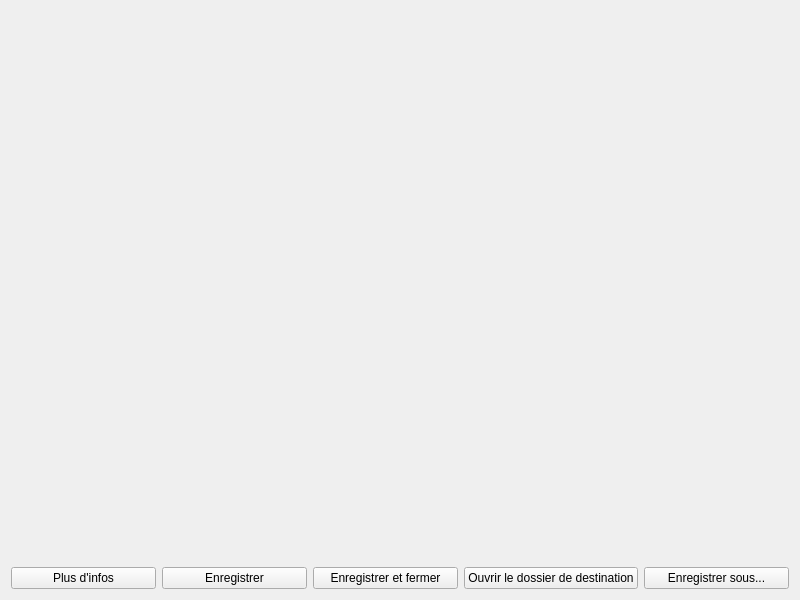
<?xml version="1.0" encoding="UTF-8"?>
<ui version="4.0">
 <class>zoomWindow</class>
 <widget class="QWidget" name="zoomWindow">
  <property name="geometry">
   <rect>
    <x>0</x>
    <y>0</y>
    <width>800</width>
    <height>600</height>
   </rect>
  </property>
  <property name="baseSize">
   <size>
    <width>0</width>
    <height>0</height>
   </size>
  </property>
  <property name="contextMenuPolicy">
   <enum>Qt::DefaultContextMenu</enum>
  </property>
  <property name="windowTitle">
   <string>Grabber - Image</string>
  </property>
  <property name="windowIcon">
   <iconset resource="../resources.qrc">
    <normaloff>:/images/icon.ico</normaloff>:/images/icon.ico</iconset>
  </property>
  <layout class="QVBoxLayout" name="verticalLayout_2" stretch="1,0,0">
   <item>
    <layout class="QHBoxLayout" name="horizontalLayout" stretch="0,1">
     <item>
      <widget class="QWidget" name="widgetLeft" native="true">
       <layout class="QVBoxLayout" name="verticalLayout_4">
        <property name="margin">
         <number>0</number>
        </property>
        <item>
         <widget class="QScrollArea" name="scrollArea">
          <property name="frameShape">
           <enum>QFrame::NoFrame</enum>
          </property>
          <property name="frameShadow">
           <enum>QFrame::Plain</enum>
          </property>
          <property name="widgetResizable">
           <bool>true</bool>
          </property>
          <widget class="QWidget" name="scrollAreaWidgetContents">
           <property name="geometry">
            <rect>
             <x>0</x>
             <y>0</y>
             <width>69</width>
             <height>530</height>
            </rect>
           </property>
           <layout class="QVBoxLayout" name="verticalLayout_3">
            <property name="margin">
             <number>0</number>
            </property>
            <item>
             <widget class="QLabel" name="labelTagsLeft">
              <property name="contextMenuPolicy">
               <enum>Qt::CustomContextMenu</enum>
              </property>
              <property name="textFormat">
               <enum>Qt::RichText</enum>
              </property>
              <property name="wordWrap">
               <bool>true</bool>
              </property>
             </widget>
            </item>
           </layout>
          </widget>
         </widget>
        </item>
       </layout>
      </widget>
     </item>
     <item>
      <layout class="QVBoxLayout" name="verticalLayout">
       <item>
        <widget class="QLabel" name="labelTagsTop">
         <property name="contextMenuPolicy">
          <enum>Qt::CustomContextMenu</enum>
         </property>
         <property name="text">
          <string/>
         </property>
         <property name="textFormat">
          <enum>Qt::RichText</enum>
         </property>
         <property name="wordWrap">
          <bool>true</bool>
         </property>
        </widget>
       </item>
      </layout>
     </item>
    </layout>
   </item>
   <item>
    <widget class="QLabel" name="labelPools">
     <property name="text">
      <string/>
     </property>
     <property name="alignment">
      <set>Qt::AlignCenter</set>
     </property>
    </widget>
   </item>
   <item>
    <layout class="QHBoxLayout" name="buttonsLayout">
     <item>
      <widget class="QPushButton" name="buttonDetails">
       <property name="text">
        <string>Plus d'infos</string>
       </property>
      </widget>
     </item>
     <item>
      <widget class="QPushButton" name="buttonSave">
       <property name="text">
        <string>Enregistrer</string>
       </property>
      </widget>
     </item>
     <item>
      <widget class="QPushButton" name="buttonSaveNQuit">
       <property name="text">
        <string>Enregistrer et fermer</string>
       </property>
      </widget>
     </item>
     <item>
      <widget class="QPushButton" name="buttonOpen">
       <property name="text">
        <string>Ouvrir le dossier de destination</string>
       </property>
      </widget>
     </item>
     <item>
      <widget class="QPushButton" name="buttonSaveAs">
       <property name="text">
        <string>Enregistrer sous...</string>
       </property>
      </widget>
     </item>
    </layout>
   </item>
  </layout>
 </widget>
 <resources>
  <include location="../resources.qrc"/>
 </resources>
 <connections>
  <connection>
   <sender>buttonSave</sender>
   <signal>clicked()</signal>
   <receiver>zoomWindow</receiver>
   <slot>saveImage()</slot>
   <hints>
    <hint type="sourcelabel">
     <x>203</x>
     <y>589</y>
    </hint>
    <hint type="destinationlabel">
     <x>68</x>
     <y>472</y>
    </hint>
   </hints>
  </connection>
  <connection>
   <sender>buttonSaveNQuit</sender>
   <signal>clicked()</signal>
   <receiver>zoomWindow</receiver>
   <slot>saveNQuit()</slot>
   <hints>
    <hint type="sourcelabel">
     <x>470</x>
     <y>589</y>
    </hint>
    <hint type="destinationlabel">
     <x>290</x>
     <y>469</y>
    </hint>
   </hints>
  </connection>
  <connection>
   <sender>buttonOpen</sender>
   <signal>clicked()</signal>
   <receiver>zoomWindow</receiver>
   <slot>openSaveDir()</slot>
   <hints>
    <hint type="sourcelabel">
     <x>633</x>
     <y>589</y>
    </hint>
    <hint type="destinationlabel">
     <x>471</x>
     <y>469</y>
    </hint>
   </hints>
  </connection>
  <connection>
   <sender>buttonSaveAs</sender>
   <signal>clicked()</signal>
   <receiver>zoomWindow</receiver>
   <slot>saveImageAs()</slot>
   <hints>
    <hint type="sourcelabel">
     <x>789</x>
     <y>589</y>
    </hint>
    <hint type="destinationlabel">
     <x>476</x>
     <y>468</y>
    </hint>
   </hints>
  </connection>
  <connection>
   <sender>labelTagsTop</sender>
   <signal>customContextMenuRequested(QPoint)</signal>
   <receiver>zoomWindow</receiver>
   <slot>contextMenu(QPoint)</slot>
   <hints>
    <hint type="sourcelabel">
     <x>548</x>
     <y>295</y>
    </hint>
    <hint type="destinationlabel">
     <x>596</x>
     <y>311</y>
    </hint>
   </hints>
  </connection>
  <connection>
   <sender>labelTagsTop</sender>
   <signal>linkHovered(QString)</signal>
   <receiver>zoomWindow</receiver>
   <slot>linkHovered(QString)</slot>
   <hints>
    <hint type="sourcelabel">
     <x>355</x>
     <y>190</y>
    </hint>
    <hint type="destinationlabel">
     <x>404</x>
     <y>311</y>
    </hint>
   </hints>
  </connection>
  <connection>
   <sender>labelTagsTop</sender>
   <signal>linkActivated(QString)</signal>
   <receiver>zoomWindow</receiver>
   <slot>openUrl(QString)</slot>
   <hints>
    <hint type="sourcelabel">
     <x>130</x>
     <y>183</y>
    </hint>
    <hint type="destinationlabel">
     <x>192</x>
     <y>311</y>
    </hint>
   </hints>
  </connection>
  <connection>
   <sender>labelTagsLeft</sender>
   <signal>customContextMenuRequested(QPoint)</signal>
   <receiver>zoomWindow</receiver>
   <slot>contextMenu(QPoint)</slot>
   <hints>
    <hint type="sourcelabel">
     <x>12</x>
     <y>284</y>
    </hint>
    <hint type="destinationlabel">
     <x>399</x>
     <y>299</y>
    </hint>
   </hints>
  </connection>
  <connection>
   <sender>labelTagsLeft</sender>
   <signal>linkHovered(QString)</signal>
   <receiver>zoomWindow</receiver>
   <slot>linkHovered(QString)</slot>
   <hints>
    <hint type="sourcelabel">
     <x>12</x>
     <y>284</y>
    </hint>
    <hint type="destinationlabel">
     <x>399</x>
     <y>299</y>
    </hint>
   </hints>
  </connection>
  <connection>
   <sender>labelTagsLeft</sender>
   <signal>linkActivated(QString)</signal>
   <receiver>zoomWindow</receiver>
   <slot>openUrl(QString)</slot>
   <hints>
    <hint type="sourcelabel">
     <x>12</x>
     <y>284</y>
    </hint>
    <hint type="destinationlabel">
     <x>399</x>
     <y>299</y>
    </hint>
   </hints>
  </connection>
  <connection>
   <sender>labelPools</sender>
   <signal>linkActivated(QString)</signal>
   <receiver>zoomWindow</receiver>
   <slot>openPool(QString)</slot>
   <hints>
    <hint type="sourcelabel">
     <x>356</x>
     <y>552</y>
    </hint>
    <hint type="destinationlabel">
     <x>374</x>
     <y>553</y>
    </hint>
   </hints>
  </connection>
 </connections>
 <slots>
  <slot>saveImage()</slot>
  <slot>saveNQuit()</slot>
  <slot>openSaveDir()</slot>
  <slot>saveImageAs()</slot>
  <slot>linkHovered(QString)</slot>
  <slot>openUrl(QString)</slot>
  <slot>contextMenu(QPoint)</slot>
  <slot>openPool(QString)</slot>
 </slots>
</ui>
